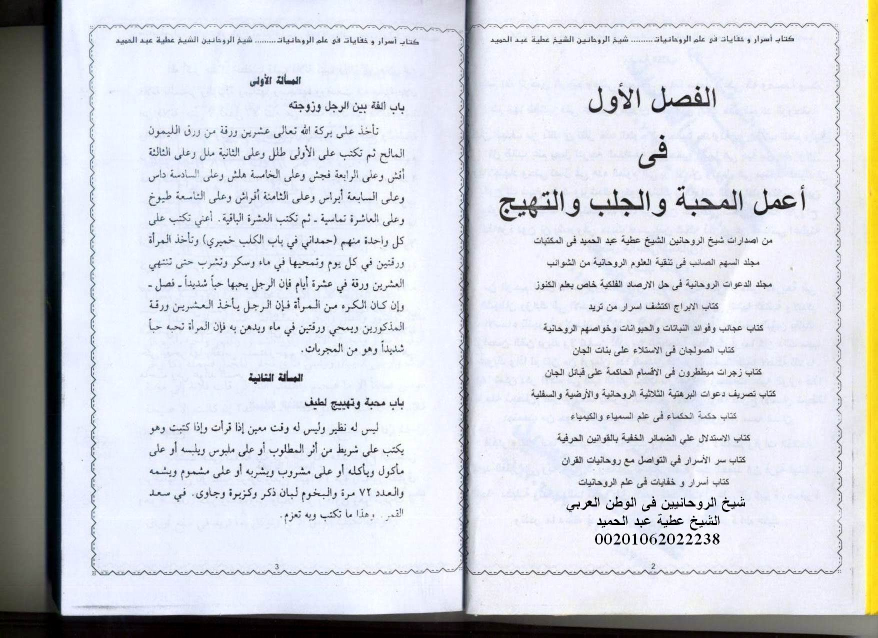
#> input picture terjemahan/assets/Picture 001.jpg, 1755 x 1275 px, given in place of Picture 086.jpg, which was not available (shown at 1/2 size)
$ python crop_rajah_batch35.py
#> lines starting #> are read from the running program, lines starting #| are printed output that depends on the picture; pictures that were not available may be replaced by others from this repository, and a replacement may not be noted
#!/usr/bin/env python3
"""
Crop Rajah/Tilasm Batch 35 — Halaman 170-174 (Tilasm 26-30 + varian Tilasm 25).

Metode sama dengan Batch 34 (lihat crop_rajah_batch34.py):
kotak crop dari deteksi bbox tinta otomatis, latar diputihkan dengan
koreksi flat-field supaya bayangan lipatan buku hilang tanpa memotong
goresan rajah.

Khusus Hal 170 baris varian ke-3, prosa cetak `والثالث هكذا` berada
satu baris dengan goresan rajah. Keduanya dipisah lewat celah kolom
(rajah x 0.5567..0.7464, prosa x 0.7533..0.8274) sehingga yang ikut
ter-crop hanya rajahnya, sesuai kaidah "hanya Rajah tanpa teks cetak".

Catatan resolusi: scan sumber 1755x1275 px untuk satu bentangan 2
halaman, jadi ~155 DPI optik per halaman. Output ditandai 300 DPI dan
di-upscale 4x LANCZOS mengikuti konvensi batch sebelumnya di repo ini —
ketajaman optiknya tetap setara sumber, bukan hasil scan ulang 300 DPI.
"""
from PIL import Image, ImageFilter
import numpy as np
import os

BASE = os.path.dirname(os.path.abspath(__file__))
OUTDIR = os.path.join(BASE, "terjemahan", "assets")

# (sumber, keluaran, x0, y0, x1, y1) — fraksi lebar/tinggi bentangan
RAJAH = [
    ("Picture 086.jpg", "rajah-hal-170-varian-sathr2.jpg", 0.5715, 0.1624, 0.8291, 0.1992),
    ("Picture 086.jpg", "rajah-hal-170-varian-sathr3.jpg", 0.5567, 0.2047, 0.7464, 0.2345),
    ("Picture 086.jpg", "rajah-hal-170-tilasm26.jpg",      0.5647, 0.5161, 0.8279, 0.7953),
    ("Picture 086.jpg", "rajah-hal-171-tilasm27.jpg",      0.1937, 0.3569, 0.4632, 0.4847),
    ("Picture 087.jpg", "rajah-hal-172-tilasm28.jpg",      0.5721, 0.2000, 0.8262, 0.5404),
    ("Picture 087.jpg", "rajah-hal-172-tilasm29.jpg",      0.5681, 0.6808, 0.8433, 0.7851),
    ("Picture 087.jpg", "rajah-hal-173-tilasm30.jpg",      0.1624, 0.4063, 0.4678, 0.7937),
]

MARGIN_X = 0.007
MARGIN_Y = 0.006
SCALE = 4
PAD = 70
BG_WINDOW = 31     # jendela taksiran latar; harus > tebal goresan
BLACK_AT = 0.55    # rasio gelap/latar yang dipetakan jadi hitam penuh
WHITE_AT = 0.88    # rasio di atas ini dipetakan jadi putih bersih 255


def flatten(img):
    """Ratakan pencahayaan lalu putihkan kertas, pertahankan goresan tinta."""
    g = np.array(img.convert("L")).astype(np.float32)

    bg = img.convert("L").filter(ImageFilter.MaxFilter(BG_WINDOW))
    bg = bg.filter(ImageFilter.GaussianBlur(BG_WINDOW / 2))
    bg = np.maximum(np.array(bg).astype(np.float32), 1.0)

    ratio = g / bg                      # 1.0 = kertas, makin kecil makin gelap
    out = np.clip((ratio - BLACK_AT) / (WHITE_AT - BLACK_AT), 0, 1) * 255
    return Image.fromarray(out.astype(np.uint8)).convert("RGB")


def crop_rajah(src, out, x0, y0, x1, y1):
#> called with src = 'Picture 086.jpg', out = 'rajah-hal-170-varian-sathr2.jpg', x0 = 0.572, y0 = 0.162, x1 = 0.829, y1 = 0.199
    im = Image.open(os.path.join(BASE, src)).convert("RGB")
#> im is the input picture: PIL image 1755x1275 RGB; mean R, G, B 210.1, 212.6, 219.1
    w, h = im.size
#> w = 1755; h = 1275
    box = (
        max(0, int(w * (x0 - MARGIN_X))),
        max(0, int(h * (y0 - MARGIN_Y))),
        min(w, int(w * (x1 + MARGIN_X))),
        min(h, int(h * (y1 + MARGIN_Y))),
    )
#> box = (990, 199, 1467, 261)
    crop = flatten(im.crop(box))
#> in flatten, `g = np.array(img.convert("L")).astype(np.float32)`:
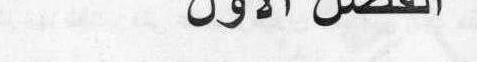
#> g: shape (62, 477) float32; min 0, max 255, mean 227.2
#> in flatten, `bg = img.convert("L").filter(ImageFilter.MaxFilter(BG_WINDOW))`:
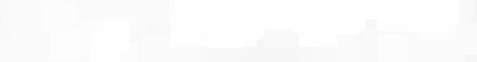
#> bg: PIL image 477x62 L; min 245, max 255, mean 252.1
#> in flatten, `out = np.clip((ratio - BLACK_AT) / (WHITE_AT - BLACK_AT), 0, 1) * 255`:
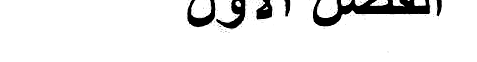
#> out: shape (62, 477) float32; min 0, max 255, mean 235
    crop = crop.resize((crop.size[0] * SCALE, crop.size[1] * SCALE), Image.LANCZOS)
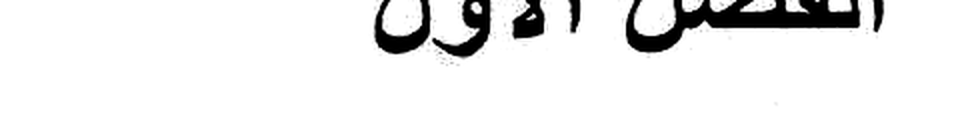
#> crop: PIL image 1908x248 RGB (shown at 1/2 size); min 0, max 255, mean 235.1

    padded = Image.new("RGB", (crop.size[0] + PAD * 2, crop.size[1] + PAD * 2), (255, 255, 255))
#> padded: PIL image 2048x388 RGB; every value is 255
    padded.paste(crop, (PAD, PAD))
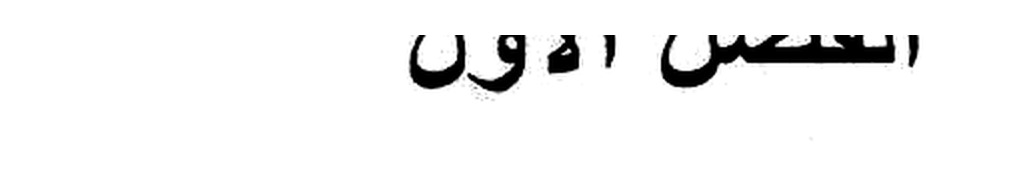
#> padded: PIL image 2048x388 RGB (shown at 1/2 size); min 0, max 255, mean 243.1
    padded.save(os.path.join(OUTDIR, out), "JPEG", quality=95, dpi=(300, 300))

    a = np.array(padded.convert("L"))
    print(f"  {out:38s} {padded.size[0]:5d}x{padded.size[1]:<5d} "
          f"latar_putih={100 * (a > 250).mean():5.1f}%  tinta={100 * (a < 100).mean():4.1f}%")
#|   rajah-hal-170-varian-sathr2.jpg         2048x388   latar_putih= 93.4%  tinta= 4.4%


if __name__ == "__main__":
    os.makedirs(OUTDIR, exist_ok=True)
    print("Crop Rajah Batch 35 — Hal 170-174 (Tilasm 26-30 + varian Tilasm 25):")
    for args in RAJAH:
        crop_rajah(*args)
    print(f"Selesai — {len(RAJAH)} rajah ke {OUTDIR}")
